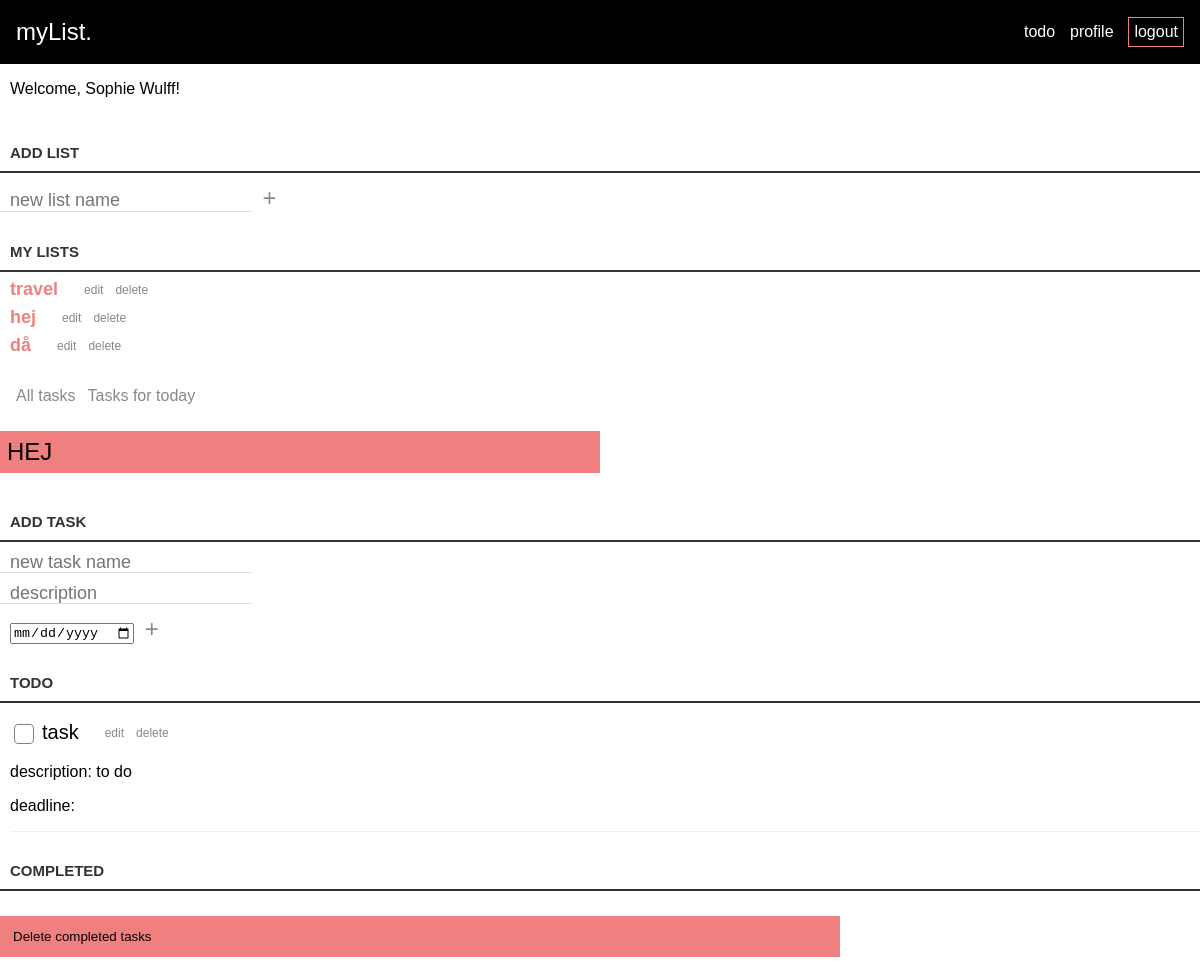
/loggedin.php?id=78&title=hej (signed in), run on the app's committed database.
### tables this page shows
CREATE TABLE lists (
id INTEGER PRIMARY KEY AUTOINCREMENT,
title VARCHAR,
created_at DATETIME DEFAULT CURRENT_TIMESTAMP,
user_id INTEGER,
FOREIGN KEY(user_id) REFERENCES users(id)
);

CREATE TABLE tasks (
id INTEGER PRIMARY KEY AUTOINCREMENT,
title VARCHAR,
created_at DATETIME DEFAULT CURRENT_TIMESTAMP,
deadline_at DATETIME DEFAULT CURRENT_TIMESTAMP,
completed_at DATETIME DEFAULT CURRENT_TIMESTAMP,
content VARCHAR,
list_id INTEGER,
user_id INTEGER,
FOREIGN KEY(list_id) REFERENCES lists(id),
FOREIGN KEY(user_id) REFERENCES users(id)
);

### app/functions.php (called while the page is built, shortened)
<?php
function get_lists(object $database)
{
    $user_id = $_SESSION['user']['id'];
    $statement = $database->prepare("SELECT * FROM lists WHERE user_id = :id");
    $statement->bindParam(':id', $user_id, PDO::PARAM_INT);
    $statement->execute();
    $lists = $statement->fetchAll(PDO::FETCH_ASSOC);
    return $lists;
}
function get_tasks(object $database)
{
    $user_id = $_SESSION['user']['id'];
    $statement = $database->prepare('SELECT * FROM tasks WHERE user_id = :user_id ');
    $statement->bindParam(':user_id', $user_id, PDO::PARAM_INT);
    $statement->execute();
    $allTasks = $statement->fetchAll(PDO::FETCH_ASSOC);
    return $allTasks;
}

### loggedin.php (the view, shortened to what this page needs)
<?php
require __DIR__ . '/app/autoload.php';
require __DIR__ . '/views/header.php'; ?>
<?php if (isset($_SESSION['user'])) : ?>
    <p class="welcome-user">Welcome, <?= $_SESSION['user']['name']; ?>!</p>
    <form class="new-list-form" action="/app/lists/create.php" method="post">
        <label for="title">Add list</label>
        <div>
            <input id="title" name="title" type="text" class="new-list" placeholder="new list name" aria-label="new list name" />
            <button class="loggedin-btn-plus">+</button>
        </div>
    </form>
    <?php
    $lists = get_lists($database);
    if (!empty($lists)) : ?>
        <div class="loggedin-container">
            <h3>My Lists</h2>
                <div class="list-container">
                    <ul>
                        <?php
                        foreach ($lists as $list) : ?>
                            <?php
                            $title = $list['title'];
                            $id = $list['id'];
                            ?>
                            <li>
                                <a class="list-link" href="loggedin.php?id=<?= $id; ?>&title=<?= $title; ?>"><?php echo $title ?></a>
                                <div class="edit-delete-buttons">
                                    <form action="/edit-list.php?id=<?= $id; ?> &title= <?= $title; ?>" method="post">
                                        <button class="loggedin-btn">edit</button>
                                    </form>
                                    <form action="/app/lists/delete.php" method="post">
                                        <button class="loggedin-btn">delete</button>
                                    </form>
                                </div>
                            </li>
                        <?php endforeach; ?>
                    </ul>
                </div>
            <?php endif; ?>
            <div class="show-stuff">
                <form action="/all-tasks.php" method="post">
                    <button name="all-tasks" type="submit" class="loggedin-btn">All tasks</button>
                </form>
                <form action="/tasks-today.php" method="post">
                    <button name="tasks-for-today" type="submit" class="loggedin-btn">Tasks for today</button>
                </form>
            </div>
            <?php if (isset($_GET['id'])) : ?>
                <h2 class="list-title"><?= $_GET['title']; ?></h2>
                <form class="new-list-form" action="/app/tasks/create.php?id=<?= $_GET['id'] ?>&title=<?= $title; ?>" method="post">
                    <label for="title">Add task</label>
                    <div>
                        <input id="title" name="title" type="text" class="new-task" placeholder="new task name" />
                    </div>
                    <div>
                        <input id="content" name="content" type="text" class="new-task" placeholder="description" />
                    </div>
                    <div>
                        <input class="input-date" id="date" name="date" type="date" class="new-task" />
                        <button class="loggedin-btn-plus" class="create-task" aria-label="create new task">+</button>
                    </div>
                </form>
                <div class="task-container">
                    <h3>Todo</h3>
                    <ul>
                        <?php
                        $tasks = get_tasks($database);
                        foreach ($tasks as $task) :
                            if ($task['list_id'] === $_GET['id'] && $task['completed_at'] === null) : ?>
                                <li>
                                    <form class="list-flex" action="/app/tasks/completed.php?id=<?= $id; ?>&title=<?= $title ?>" method="POST">
                                        <input type="checkbox" name="is_completed" id="is_completed" />
                                        <label for="is_completed">
                                            <?= $task['title']; ?>
                                        </label>
                                    </form>
                                    <div class="edit-delete-buttons">
                                        <form action="/edit-tasks.php?id=<?= $id; ?>&task_id=<?= $task['id'] ?>&title=<?= $title ?>" method="post">
                                            <button class="loggedin-btn">edit</button>
                                        </form>
                                        <form action="/app/tasks/delete.php?id=<?= $id; ?>&task_id=<?= $task['id'] ?>&title=<?= $title ?>" method="post">
                                            <button class="loggedin-btn">delete</button>
                                        </form>
                                    </div>
                                </li>
                                <div class="info-about-task show">
                                    <p>description: <?php echo $task['content'] ?></p>
                                    <p>deadline: <?php echo $task['deadline_at'] ?></p>
                                </div>
                            <?php endif; ?>
                        <?php endforeach; ?>
                    </ul>
                </div>
                <div class="task-container">
                    <h3>Completed</h3>
                </div>
            <?php endif; ?>
            <form action="/app/tasks/delete-completed-tasks.php" method="post">
                <button class="loggedin-btn-delete">Delete completed tasks</button>
            </form>
        </div>
    <?php endif; ?>
    <?php require __DIR__ . '/views/footer.php'; ?>

### assets/styles/style.css (style rules this page uses)
* { box-sizing: border-box; }
body { margin: 0; padding: 0; font-family: sans-serif; }

### assets/styles/profile.css (style rules this page uses)
.show { display: block; }

### assets/styles/loggedin.css (style rules this page uses)
.welcome-user { margin-left: 10px; font-family: sans-serif; }
.list-link { text-decoration: none; color: lightcoral; }
.list-container li { display: flex; align-items: flex-end; gap: 20px; font-size: 24px; margin: 0px 10px; }
.list-container .edit-delete-buttons { padding-bottom: 0; }
.new-list-form { display: flex; flex-direction: column; gap: 10px; }
.loggedin-btn-plus { background: none; border: 0; color: #888; font-size: 24px; margin: 0; font-family: sans-serif; cursor: pointer; padding: 0x; }
.input-date { margin-left: 10px; }
.edit-delete-buttons { padding-right: 40px; padding-bottom: 5px; }
.edit-delete-buttons button { font-size: 12px; }
.list-container a { text-decoration: none; font-size: 18px; font-weight: 600; }
.task-container li { display: flex; align-items: flex-end; gap: 20px; font-size: 20px; margin-top: 16px; margin-left: 10px; }
.list-flex { display: flex; gap: 5px; }
.edit-delete-buttons { display: flex; }
.info-about-task { overflow: hidden; padding: 0; border-bottom: 1px solid #eee; margin-left: 10px; display: none; }
.show { display: block; }
.list-container ul, .task-container ul { margin: 0; padding: 0; }
.loggedin-btn { background: none; border: 0; color: #888; font-size: 16px; font-family: sans-serif; cursor: pointer; }
.loggedin-container h3 { color: #333; font-weight: 700; font-size: 15px; border-bottom: 2px solid #333; padding: 30px 10px 10px; margin: 0; text-transform: uppercase; }
.list-title { background-color: lightcoral; margin-top: 25px; margin-bottom: 10px; width: 50%; padding: 7px; font-family: sans-serif; font-weight: 500; text-transform: uppercase; }
input[type='text'] { margin: 0; font-size: 18px; line-height: 18px; height: 18px; padding: 10px; border: none; border-bottom: 1px solid #ddd; background: #fff; font-family: sans-serif; color: #888; }
label[for='title'] { color: #333; font-weight: 700; font-size: 15px; border-bottom: 2px solid #333; padding: 30px 0 10px; margin: 0; text-transform: uppercase; width: 100%; padding-left: 10px; }
.show-stuff { margin: 10px; padding-top: 20px; display: flex; }
input[type='checkbox'] { position: relative; width: 1.5em; height: 1.5em; color: black; border: 1px solid grey; border-radius: 4px; appearance: none; outline: 0; cursor: pointer; }
.loggedin-btn-delete { border: none; background-color: lightcoral; margin-top: 25px; margin-bottom: 10px; width: 70%; padding: 13px; font-family: sans-serif; text-align: start; }

### data on the page
lists: title "travel"
lists: title "hej"
lists: title "då"
tasks: title "task", content "to do"

### other printed values
$_SESSION['user']['name'] "Sophie Wulff"
$_GET['title'] "HEJ"
